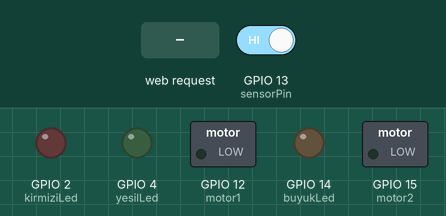
This program was run on a simulated ESP32. Parts: switched loads named in the program (green lamp = pin HIGH), output pins drawn as LEDs (lit = HIGH). The test bench sets the inputs (shaded band); at power-on: GPIO 13 (sensorPin) HIGH. WiFi joins after 1.5 s; servers stay silent unless stated; the camera gives no picture; what the program prints to the serial monitor is not drawn.

Above: at 3.0 s.
3.1 s: HTTP request GET /START received
At 3.9 s:
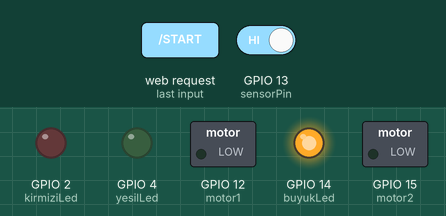
6.3 s: HTTP request GET /STOP received
At 7.5 s:
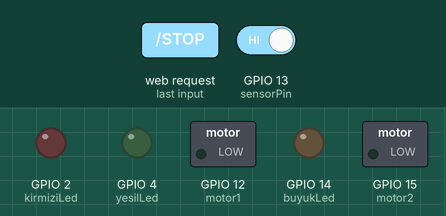
7.8 s: HTTP request GET /start received
At 7.9 s:
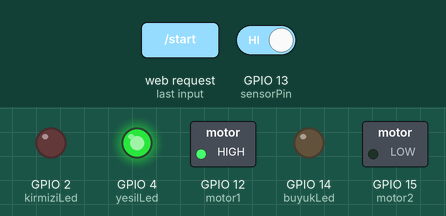
9.5 s: HTTP request GET /stop received
At 10.1 s:
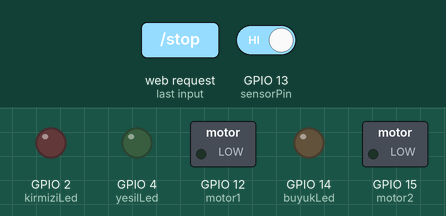
Timing chart, 0 to 12.0 s (numbered marks = the images above; inputs shaded):
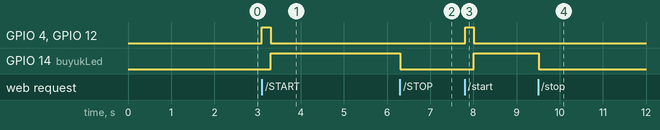

Measured:
- after the input at 3.1 s, GPIO 4 (yesilLed), GPIO 12 (motor1): LOW → HIGH at once, → LOW 0.20 s later; GPIO 14 (buyukLed): LOW → HIGH after 0.20 s
- after the input at 6.3 s, GPIO 14 (buyukLed): HIGH → LOW at once
- after the input at 7.8 s, GPIO 4 (yesilLed), GPIO 12 (motor1): LOW → HIGH at once, → LOW 0.20 s later; GPIO 14 (buyukLed): LOW → HIGH after 0.21 s
- after the input at 9.5 s, GPIO 14 (buyukLed): HIGH → LOW at once

The program:

main.cpp
```cpp
#include <Arduino.h>
#include <esp_camera.h>
#include <WiFi.h>
#include <WebServer.h>
#include <HTTPClient.h>
#include <HTTPUpdate.h>
#include <ESPAsyncWebServer.h>

// --- PIN TANIMLAMALARI ---
const int sensorPin = 13;
const int motor1 = 12;    // L298N IN1
const int motor2 = 15;    // L298N IN2
const int buyukLed = 14;  // Üst Aydınlatma
const int kirmiziLed = 2; // İşlem Yapılıyor LED
const int yesilLed = 4;   // Sistem Aktif/Yolunda LED

const char *ssid = "*************";
const char *password = "*************";
const char *serverIP = "**.**.**.**";
const char *predictUrl = "http://**.**.**.**:5000/foto";
const char *modelicintetikleme = "http://**.**.**.**:5000/sensor_verileri";
AsyncWebServer server(80);

bool sistemCalisiyor = false;
bool analizYapiliyor = false;
String sensorDurumu = "0";
bool currentCom = false;
// Zamanlama kontrolleri için global değişkenler
unsigned long sensorBeklemeZamani = 0;
unsigned long analizBeklemeZamani = 0;
int analizAsamasi = 0; // 0: Beklemede, 1: Motor durdu 6sn bekleme süreci, 2: Sinyal gönderildi 3sn analiz süreci
bool is_processing = false;

void motoruDurdur()
{
  digitalWrite(motor1, LOW);
  digitalWrite(motor2, LOW);
}

void motoruCalistir()
{
  digitalWrite(motor1, HIGH);
  digitalWrite(motor2, LOW);
}

void sistemiDurdur()
{
  sistemCalisiyor = false;
  analizYapiliyor = false;
  analizAsamasi = 0;
  motoruDurdur();
  digitalWrite(kirmiziLed, LOW);
  digitalWrite(yesilLed, LOW);
  digitalWrite(buyukLed, LOW);
}

// AI THINKER Pin Ayarları
#define PWDN_GPIO_NUM 32
#define RESET_GPIO_NUM -1
#define XCLK_GPIO_NUM 0
#define SIOD_GPIO_NUM 26
#define SIOC_GPIO_NUM 27
#define Y9_GPIO_NUM 35
#define Y8_GPIO_NUM 34
#define Y7_GPIO_NUM 39
#define Y6_GPIO_NUM 36
#define Y5_GPIO_NUM 21
#define Y4_GPIO_NUM 19
#define Y3_GPIO_NUM 18
#define Y2_GPIO_NUM 5
#define VSYNC_GPIO_NUM 25
#define HREF_GPIO_NUM 23
#define PCLK_GPIO_NUM 22

void setup()
{
  Serial.begin(115200);

  // Pin Modları
  pinMode(sensorPin, INPUT_PULLUP);
  pinMode(motor1, OUTPUT);
  pinMode(motor2, OUTPUT);
  pinMode(buyukLed, OUTPUT);
  pinMode(kirmiziLed, OUTPUT);
  pinMode(yesilLed, OUTPUT);

  pinMode(4, OUTPUT);
  digitalWrite(4, LOW);

  // Başlangıç Durumu
  sistemiDurdur();

  // Kamera Ayarları
  camera_config_t config;
  config.ledc_channel = LEDC_CHANNEL_0;
  config.ledc_timer = LEDC_TIMER_0;
  config.pin_d0 = Y2_GPIO_NUM;
  config.pin_d1 = Y3_GPIO_NUM;
  config.pin_d2 = Y4_GPIO_NUM;
  config.pin_d3 = Y5_GPIO_NUM;
  config.pin_d4 = Y6_GPIO_NUM;
  config.pin_d5 = Y7_GPIO_NUM;
  config.pin_d6 = Y8_GPIO_NUM;
  config.pin_d7 = Y9_GPIO_NUM;
  config.pin_xclk = XCLK_GPIO_NUM;
  config.pin_pclk = PCLK_GPIO_NUM;
  config.pin_vsync = VSYNC_GPIO_NUM;
  config.pin_href = HREF_GPIO_NUM;
  config.pin_sccb_sda = SIOD_GPIO_NUM;
  config.pin_sccb_scl = SIOC_GPIO_NUM;
  config.pin_pwdn = PWDN_GPIO_NUM;
  config.pin_reset = RESET_GPIO_NUM;
  config.xclk_freq_hz = 5000000;
  config.pixel_format = PIXFORMAT_JPEG;
  config.frame_size = FRAMESIZE_VGA;
  config.jpeg_quality = 12;
  config.fb_count = 1;
  config.grab_mode = CAMERA_GRAB_WHEN_EMPTY;

  esp_err_t camera_err = esp_camera_init(&config);
  if (camera_err != ESP_OK)
  {
    Serial.printf("Kamera Hatası: 0x%x", camera_err);
    return;
  }

  WiFi.begin(ssid, password);
  while (WiFi.status() != WL_CONNECTED)
  {
    delay(500);
    Serial.print(".");
  }
  Serial.println("\nWiFi Baglandi!");
  Serial.print("ESP32 IP Adresi: ");
  Serial.println(WiFi.localIP()); //

  server.on("/sensor_verileri", HTTP_GET, [](AsyncWebServerRequest *request)
            { request->send(200, "text/plain", sensorDurumu); });
  server.on("/foto", HTTP_GET, [](AsyncWebServerRequest *request)
            {
    camera_fb_t * fb = esp_camera_fb_get();
    if(!fb) {
      request->send(500, "text/plain", "Kamera Goruntusu Alinamadi");
      return;
    }
  AsyncWebServerResponse *response = request->beginResponse(200, "image/jpeg", fb->buf, fb->len);
  request->send(response);
  esp_camera_fb_return(fb);
  Serial.println("Foto sunucuya gonderildi!"); });

  // 3. CustomTkinter "Sistemi Başlat" dediğinde (Hem büyük hem küçük harf uyumlu)
  auto startHandler = [](AsyncWebServerRequest *request)
  {
    currentCom = true; // Döngüyü tetikle
    request->send(200, "text/plain", "Bant Baslatma Komutu Alindi");
  };
  server.on("/START", HTTP_GET, startHandler);
  server.on("/start", HTTP_GET, startHandler);

  // 4. CustomTkinter "Sistemi Durdur" dediğinde
  auto stopHandler = [](AsyncWebServerRequest *request)
  {
    currentCom = false; // Döngüyü kapat
    request->send(200, "text/plain", "Bant Durdurma Komutu Alindi");
  };
  server.on("/STOP", HTTP_GET, stopHandler);
  server.on("/stop", HTTP_GET, stopHandler);
  server.begin();
}

void loop()
{

  // Arayüz "START" (true) dediğinde ve sistem henüz çalışmıyorsa:
  if (currentCom == true && !sistemCalisiyor && !analizYapiliyor)
  {
    Serial.println("==> Arayüz emri algılandı: Motor çalıştırılıyor...");
    sistemCalisiyor = true;
    digitalWrite(yesilLed, HIGH);
    digitalWrite(kirmiziLed, LOW);
    digitalWrite(buyukLed, LOW);
    motoruCalistir();

    delay(200); // Motorun kalkış anında sensörü yanlış tetiklememesi için küçük bir nefes

    sensor_t *s = esp_camera_sensor_get();
    if (s)
    {
      s->set_aec_value(s, 0);
    }
    /*pinMode(4, OUTPUT);
    digitalWrite(4, LOW);
    Serial.println("Kamera kütüphanesi sonrası flaş zorla söndürüldü.");*/
  }

  // Arayüz "STOP" (false) dediğinde VEYA sistem açıkken STOP emri geldiyse:
  else if (currentCom == false && (sistemCalisiyor || analizYapiliyor))
  {
    Serial.println("==> Arayüz emri algılandı: Sistem Kapatılıyor...");
    sistemiDurdur(); // Motoru ve tüm süreçleri sıfırlayan fonksiyonunuz
  }

  // ================================================================
  // 🎯 SENSÖR TETİKLENME KONTROLÜ (Döngünün Dışında - Bağımsız)
  // ================================================================
  if (sistemCalisiyor && !analizYapiliyor)
  {
    int isSensor = digitalRead(sensorPin);
    if (isSensor == HIGH)
    {
      Serial.println("Sensör tetiklendi. Bant durduruluyor, 6sn bekleme başladı...");
      motoruDurdur();
      sistemCalisiyor = false;
      analizYapiliyor = true;
      analizAsamasi = 1;              // 1. Aşamayı (6 saniyelik beklemeyi) aktif et
      sensorBeklemeZamani = millis(); // Kronometreyi başlat

      digitalWrite(yesilLed, LOW);
      digitalWrite(kirmiziLed, LOW);
      digitalWrite(buyukLed, HIGH);
    }
  }

  // AŞAMA 1: Motor durduktan sonra çiçeğin tam oturması için 6 saniye bekleme
  if (analizYapiliyor && analizAsamasi == 1)
  {
    if (millis() - sensorBeklemeZamani >= 6000)
    {
      digitalWrite(kirmiziLed, HIGH);
      Serial.println("-> Kamera hazir. Bilgisayara (CustomTkinter) 'gel resmi al' sinyali gönderiliyor...");

      camera_fb_t *fb = NULL;
      fb = esp_camera_fb_get();
      if (fb)
      {
        esp_camera_fb_return(fb); // Eski kareyi hemen geri iade et, hafızayı temizle
        delay(50);
      }
      fb = esp_camera_fb_get();
      if (!fb)
      {
        Serial.println("Camera capture failed");
        analizAsamasi = 2;
        analizBeklemeZamani = millis();
        return;
      }
      else
      {
        Serial.println("📸 Fotoğraf başarıyla hafızaya alındı! Şimdi Flask tetikleniyor...");
      }
      delay(200);
      // Bilgisayar bu sinyali aldığı an /capture rotasına gelip resmi çekecek.
      sensorDurumu = "1";
      HTTPClient http;
      http.begin(modelicintetikleme);
      http.setTimeout(3000);
      int responseCode = http.GET();
      Serial.print("HTTP Response code: ");
      Serial.println(responseCode);
      http.end();

      if (fb)
      {
        esp_camera_fb_return(fb);
        fb = NULL;
        Serial.println("Hafıza temizlendi, yeni döngüye hazır.");
      }
      analizAsamasi = 2;              // 2. Aşamayı (3 saniyelik analiz bekleme süresini) başlat
      analizBeklemeZamani = millis(); // Kronometreyi sıfırla
    }
  }

  // AŞAMA 2: Fotoğrafın çekilmesi ve yapay zeka tahmini için 3 saniye bekleme
  if (analizYapiliyor && analizAsamasi == 2)
  {
    if (millis() - analizBeklemeZamani >= 3000)
    {
      Serial.println("-> Analiz bitti! Bant sonraki cicek icin yeniden baslatiliyor...");
      digitalWrite(buyukLed, LOW);
      digitalWrite(kirmiziLed, LOW);
      digitalWrite(yesilLed, HIGH);

      sensorDurumu = "0";

      // Eğer arayüz bu süreçte sistemi tamamen kapatmadıysa (hala true ise) motoru yeniden başlat
      if (currentCom == true)
      {
        motoruCalistir();
        sistemCalisiyor = true;

        Serial.println("Sensör okuması geciktiriliyor, çiçeğin geçmesi bekleniyor...");
        delay(2500);
      }

      analizYapiliyor = false;
      analizAsamasi = 3; // Süreci tamamen sıfırla, yeni çiçek bekle
    }
  }
  if (analizAsamasi == 3)
  {
    int isSensor = digitalRead(sensorPin);
    if (isSensor == LOW)
    {
      Serial.println("Nesne alanı terk etti.");
      analizAsamasi = 0;
    }
  }

  delay(50); // İşlemciyi kilitlemeyen, sunucunun nefes almasını sağlayan küçük pay
}
```
